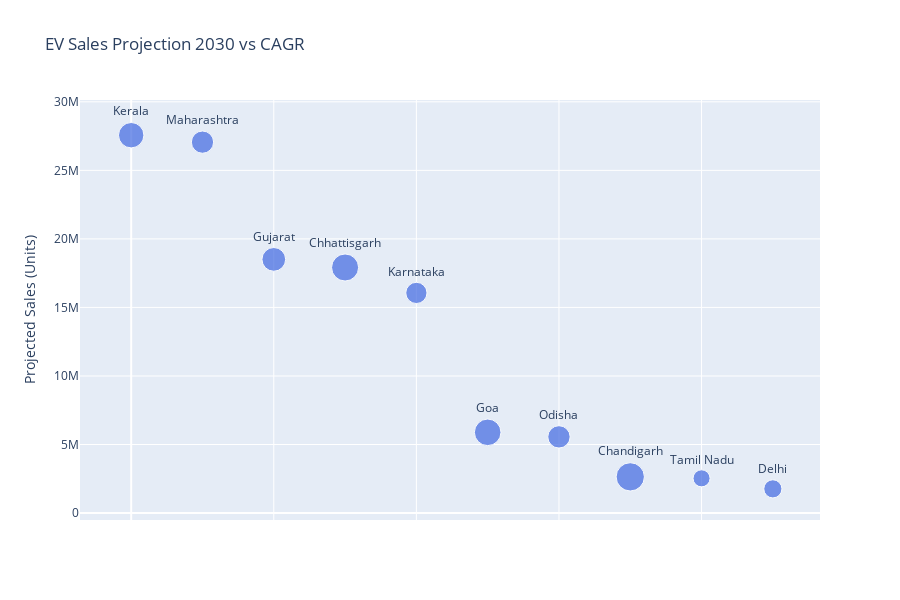

This figure's notebook cell:
### Code cell
# Create bubble chart using plotly express
fig = px.scatter(proj_df, 
         x=range(len(proj_df)), 
         y='Projected_Sales_2030',
         size=[cagr_dict[state]*100 for state in proj_df['State']], # Convert CAGR to percentage
         text='State',
         title='EV Sales Projection 2030 vs CAGR',
         labels={
           'x': '',
           'y': 'Projected Sales 2030',
           'size': 'CAGR (%)'
         })

# Customize layout
fig.update_traces(
  textposition='top center',
  marker=dict(color='royalblue'),
)

fig.update_layout(
  showlegend=False,
  xaxis={'showticklabels': False},
  yaxis_title="Projected Sales (Units)",
  height=600,
  width=900
)

# Format y-axis labels to millions
fig.update_layout(
  yaxis=dict(
    tickformat=".2s",
    ticktext=["0", "5M", "10M", "15M", "20M", "25M", "30M"],
    tickvals=[0, 5e6, 10e6, 15e6, 20e6, 25e6, 30e6],
  )
)

fig.show()

### Figure 1 — Plotly figure (JSON) as saved in the notebook; plotly's stock layout.template omitted (floating-point values rounded to 4 significant figures)
{"data": [{"hovertemplate": "=%{x}<br>Projected_Sales_2030=%{y}<br>CAGR (%)=%{marker.size}<br>State=%{text}<extra></extra>", "legendgroup": "", "marker": {"color": "royalblue", "size": [133.0, 102.0, 116.0, 151.0, 93.0, 146.0, 103.0, 165.0, 60.0, 68.0], "sizemode": "area", "sizeref": 0.4125, "symbol": "circle"}, "mode": "markers+text", "name": "", "orientation": "v", "showlegend": false, "text": ["Kerala", "Maharashtra", "Gujarat", "Chhattisgarh", "Karnataka", "Goa", "Odisha", "Chandigarh", "Tamil Nadu", "Delhi"], "textposition": "top center", "type": "scatter", "x": [0, 1, 2, 3, 4, 5, 6, 7, 8, 9], "xaxis": "x", "y": [27570000.0, 27060000.0, 18510000.0, 17910000.0, 16060000.0, 5887000.0, 5557000.0, 2640000.0, 2532000.0, 1765000.0], "yaxis": "y"}], "layout": {"height": 600, "legend": {"itemsizing": "constant", "tracegroupgap": 0}, "showlegend": false, "title": {"text": "EV Sales Projection 2030 vs CAGR"}, "width": 900, "xaxis": {"anchor": "y", "domain": [0, 1], "showticklabels": false, "title": {"text": ""}}, "yaxis": {"anchor": "x", "domain": [0, 1], "tickformat": ".2s", "ticktext": ["0", "5M", "10M", "15M", "20M", "25M", "30M"], "tickvals": [0, 5000000, 10000000, 15000000, 20000000, 25000000, 30000000], "title": {"text": "Projected Sales (Units)"}}}}
